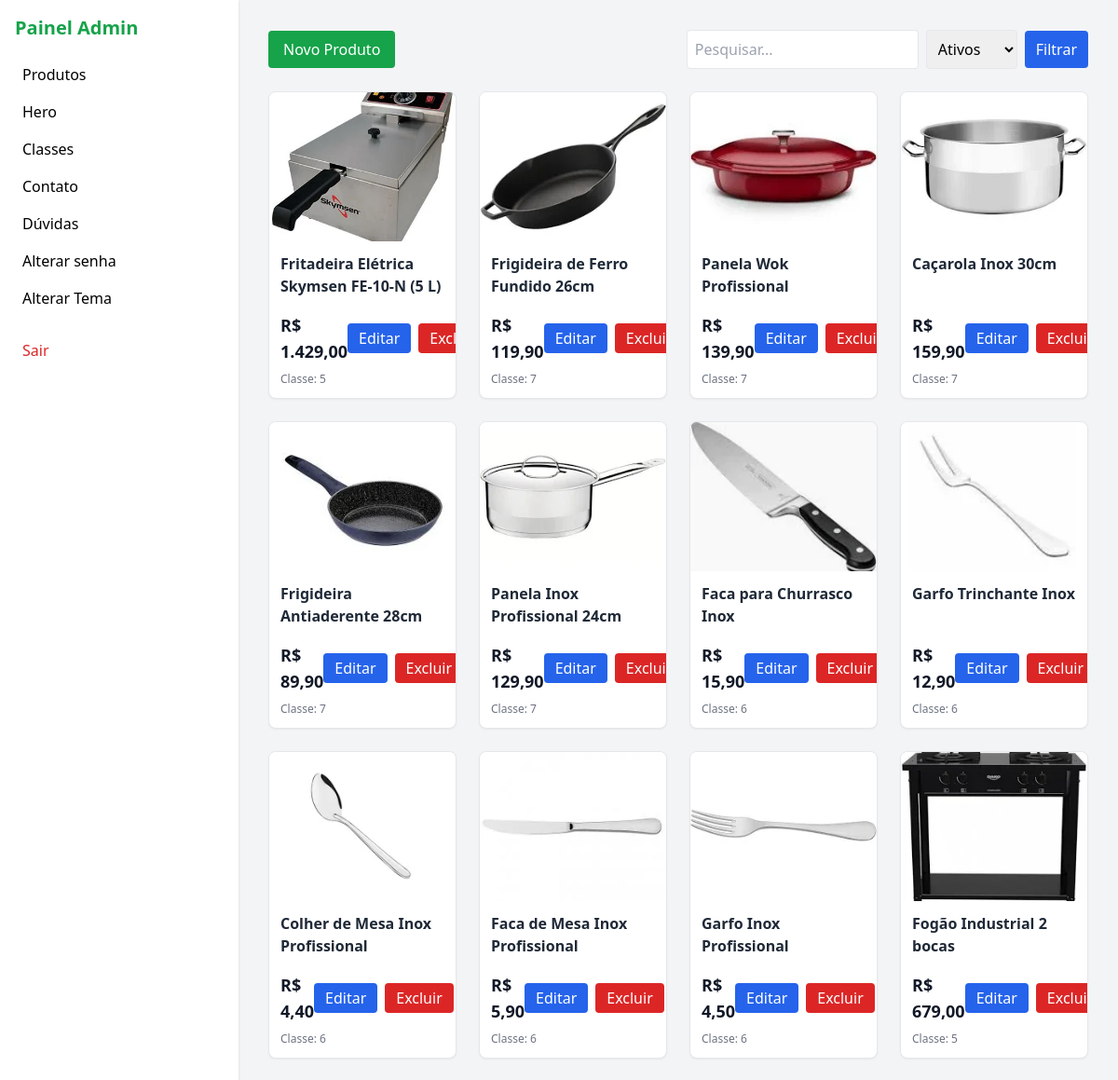
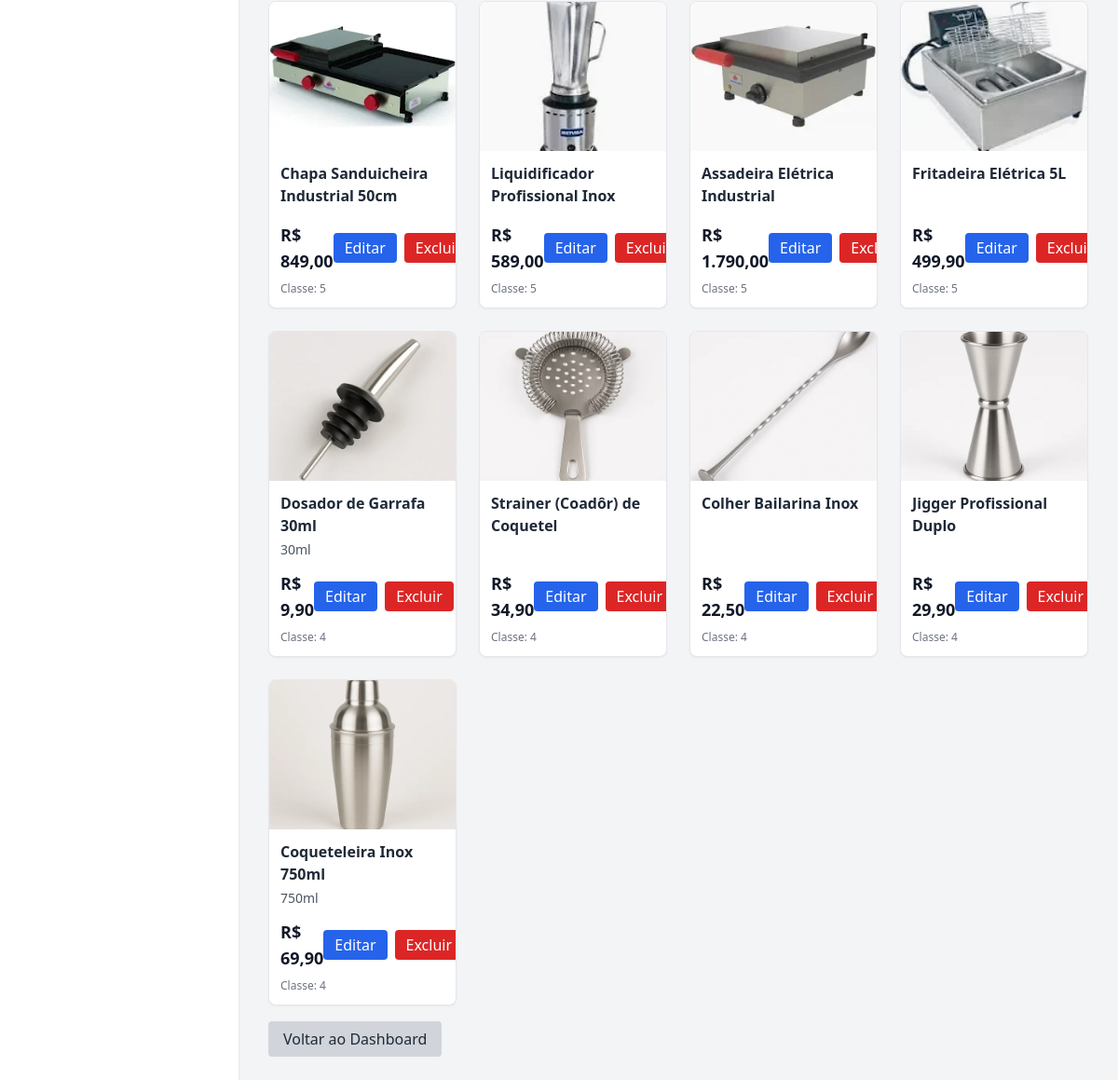
The app's page /admin/produtos (signed in) with its own data (2 pictures, top to bottom).
### tables this page shows
CREATE TABLE produtos (id INTEGER PRIMARY KEY, nome TEXT, descricao TEXT, preco REAL, imagem TEXT, ativo INTEGER DEFAULT 1, class_id INTEGER, imagem_variants TEXT);

### app2.py (the view)
@app.route('/admin/produtos')
def admin_produtos():
    if not session.get('admin'):
        return redirect(url_for('admin_login'))
    q = request.args.get('q', '').strip()
    status = request.args.get('status', 'ativos')  # 'ativos', 'inativos', 'todos'
    conn = get_db()
    sql = 'SELECT * FROM produtos'
    params = []
    where = []
    if status == 'ativos':
        where.append('ativo=1')
    elif status == 'inativos':
        where.append('ativo=0')
    if q:
        where.append('(nome LIKE ? OR descricao LIKE ?)')
        params.extend([f'%{q}%', f'%{q}%'])
    if where:
        sql += ' WHERE ' + ' AND '.join(where)
    sql += ' ORDER BY id DESC'
    rows = conn.execute(sql, params).fetchall()
    produtos = []
    for r in rows:
        rd = dict(r)
        if rd.get('imagem_variants'):
            try:
                variants = json.loads(rd['imagem_variants'])
                rd['imagem_srcset'] = build_srcset_from_variants(variants)
                rd['imagem'] = variants.get('768') or list(variants.values())[0]
            except Exception:
                pass
        produtos.append(rd)
    conn.close()
    return render_template('admin_produtos.html', produtos=produtos, q=q, status=status)

### app2.py (called while the page is built)
@app.context_processor
def inject_theme():
    return dict(theme=THEME)

def format_price(value):
    try:
        v = float(value)
        return f"{v:,.2f}".replace(',','X').replace('.',',').replace('X','.')
    except Exception:
        return value

@app.context_processor
def inject_helpers():
    return dict(format_price=format_price, whatsapp_link=build_whatsapp_url)

def get_db():
    conn = sqlite3.connect('database.db')
    conn.row_factory = sqlite3.Row
    return conn

def build_srcset_from_variants(variants):
    items = []
    for w in sorted([int(k) for k in variants.keys()]):
        items.append(f"{ url_for('static', filename=variants[str(w)]) } {w}w")
    return ', '.join(items)

### templates/admin_produtos.html (shortened to what this page needs)
{% extends 'admin_base.html' %}
{% block content %}
<div class="max-w-7xl mx-auto">
  <div class="flex items-center justify-between mb-6">
    <a href="/admin/produtos/novo" class="bg-green-600 text-white py-2 px-4 rounded hover:bg-green-700">Novo Produto</a>
    <form method="GET" class="flex items-center space-x-2">
      <input type="text" name="q" placeholder="Pesquisar..." value="{{ q if q is defined else '' }}" class="border p-2 rounded" />
      <select name="status" class="border p-2 rounded">
        <option value="ativos" {% if status=='ativos' %}selected{% endif %}>Ativos</option>
      </select>
      <button class="bg-blue-600 text-white py-2 px-3 rounded">Filtrar</button>
    </form>
  </div>
  {% if produtos|length == 0 %}
    <p class="text-gray-500">Nenhum produto encontrado.</p>
  {% else %}
    <div class="grid grid-cols-1 sm:grid-cols-2 md:grid-cols-3 lg:grid-cols-4 gap-6">
      {% for p in produtos %}
        <div class="bg-white border rounded-lg overflow-hidden shadow-sm flex flex-col h-full">
          <div class="relative">
            {% if p.get('imagem') %}
              {% if p.get('imagem_srcset') %}
                <img srcset="{{ p['imagem_srcset'] }}" src="{{ url_for('static', filename=p['imagem']) }}" sizes="(max-width: 640px) 100vw, 33vw" class="h-40 w-full object-cover">
              {% else %}
                <img src="{{ url_for('static', filename=p['imagem']) }}" class="h-40 w-full object-cover">
              {% endif %}
            {% else %}
              <div class="h-40 w-full bg-gray-100"></div>
            {% endif %}
          </div>
          <div class="p-3 flex-1 flex flex-col">
            <div class="flex-1">
              <h3 class="font-semibold text-gray-800">{{ p['nome'] }}</h3>
              <p class="text-sm text-gray-600 mt-1">{{ p['descricao'] }}</p>
            </div>
            <div class="mt-3 flex items-center justify-between">
              <div class="text-lg font-bold text-gray-900">R$ {{ format_price(p['preco']) }}</div>
              <div class="flex items-center space-x-2">
                <a href="{{ url_for('admin_produto_editar', id=p['id']) }}" class="bg-blue-600 text-white py-1 px-3 rounded hover:bg-blue-700">Editar</a>
                <a href="{{ url_for('admin_produto_excluir', id=p['id']) }}" class="bg-red-600 text-white py-1 px-3 rounded hover:bg-red-700">Excluir</a>
              </div>
            </div>
            {% if p['class_id'] %}
              <div class="text-xs text-gray-500 mt-2">Classe: {{ p['class_id'] }}</div>
            {% endif %}
          </div>
        </div>
      {% endfor %}
    </div>
  {% endif %}
  <div class="mt-6">
    <a href="{{ url_for('admin_dashboard') }}" class="bg-gray-300 text-gray-800 py-2 px-4 rounded hover:bg-gray-400">Voltar ao Dashboard</a>
  </div>
</div>
{% endblock %}

### templates/admin_base.html (shortened to what this page needs)
<!DOCTYPE html>
<html lang="pt-br">
<head>
<script src="https://cdn.tailwindcss.com"></script>
</head>
<body class="flex bg-gray-100">
<aside class="w-64 bg-white shadow h-screen p-4">
  <h2 class="text-green-600 text-xl mb-4 font-bold">Painel Admin</h2>
  <a href="/admin/produtos" class="block p-2 hover:bg-gray-200 rounded">Produtos</a>
  <a href="/admin/hero" class="block p-2 hover:bg-gray-200 rounded">Hero</a>
  <a href="/admin/classes" class="block p-2 hover:bg-gray-200 rounded">Classes</a>
  <a href="/admin/contato" class="block p-2 hover:bg-gray-200 rounded">Contato</a>
  <a href="/admin/faq" class="block p-2 hover:bg-gray-200 rounded">Dúvidas</a>
  <a href="/admin/change_password" class="block p-2 hover:bg-gray-200 rounded">Alterar senha</a>
  <a href="/admin/theme" class="block p-2 hover:bg-gray-200 rounded">Alterar Tema</a>
  <a href="/" class="block p-2 mt-4 text-red-600 hover:bg-gray-200 rounded">Sair</a>
</aside>
<main class="flex-1 p-8">
  {% block content %}{% endblock %}
</main>
</body>
</html>

### records on screen
produtos: imagem (picture), nome "Fritadeira Elétrica Skymsen FE-10-N (5 L)", preco "1.429,00", class_id "5"
produtos: imagem (picture), nome "Frigideira de Ferro Fundido 26cm", preco "119,90", class_id "7"
produtos: imagem (picture), nome "Panela Wok Profissional", preco "139,90", class_id "7"
produtos: imagem (picture), nome "Caçarola Inox 30cm", preco "159,90", class_id "7"
produtos: imagem (picture), nome "Frigideira Antiaderente 28cm", preco "89,90", class_id "7"
produtos: imagem (picture), nome "Panela Inox Profissional 24cm", preco "129,90", class_id "7"
produtos: imagem (picture), nome "Faca para Churrasco Inox", preco "15,90", class_id "6"
produtos: imagem (picture), nome "Garfo Trinchante Inox", preco "12,90", class_id "6"
produtos: imagem (picture), nome "Colher de Mesa Inox Profissional", preco "4,40", class_id "6"
produtos: imagem (picture), nome "Faca de Mesa Inox Profissional", preco "5,90", class_id "6"
produtos: imagem (picture), nome "Garfo Inox Profissional", preco "4,50", class_id "6"
produtos: imagem (picture), nome "Fogão Industrial 2 bocas", preco "679,00", class_id "5"
produtos: imagem (picture), nome "Chapa Sanduicheira Industrial 50cm", preco "849,00", class_id "5"
produtos: imagem (picture), nome "Liquidificador Profissional Inox", preco "589,00", class_id "5"
produtos: imagem (picture), nome "Assadeira Elétrica Industrial", preco "1.790,00", class_id "5"
produtos: imagem (picture), nome "Fritadeira Elétrica 5L", preco "499,90", class_id "5"
produtos: shows a picture, nome "Dosador de Garrafa 30ml", descricao "30ml", preco "9,90", class_id "4"
produtos: shows a picture, nome "Strainer (Coadôr) de Coquetel", preco "34,90", class_id "4"
produtos: shows a picture, nome "Colher Bailarina Inox", preco "22,50", class_id "4"
produtos: shows a picture, nome "Jigger Profissional Duplo", preco "29,90", class_id "4"
produtos: shows a picture, nome "Coqueteleira Inox 750ml", descricao "750ml", preco "69,90", class_id "4"
